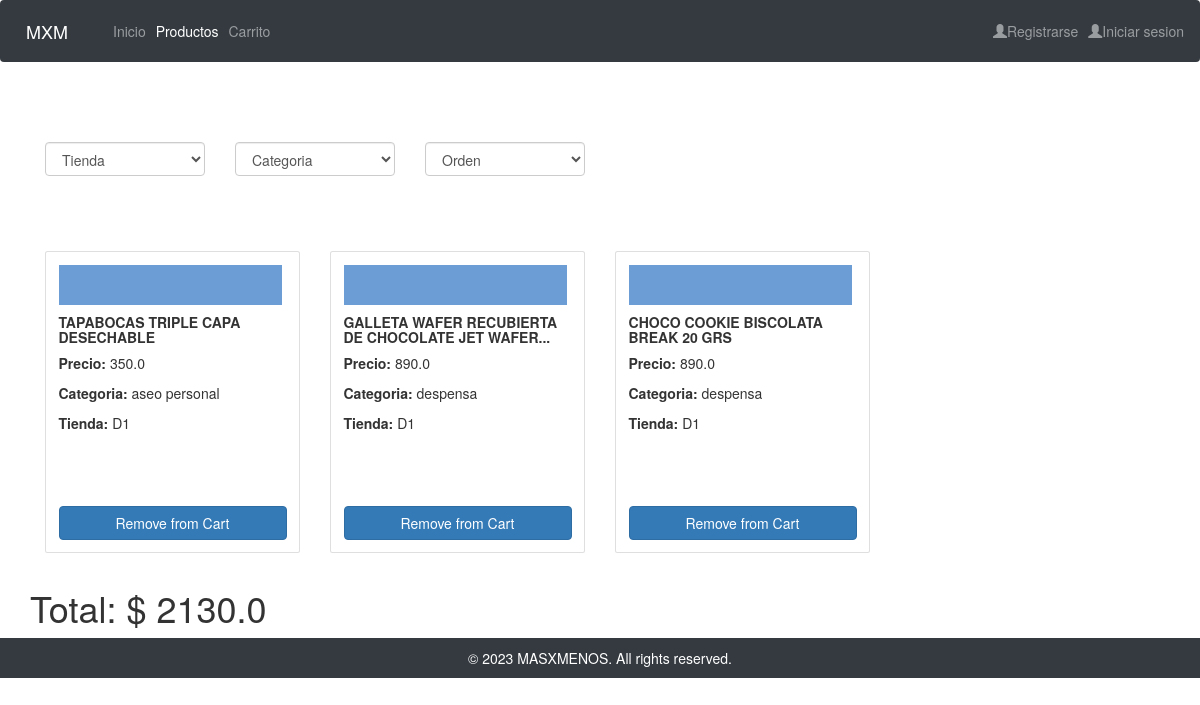
Page /catalog/carrito on the earlier database version.
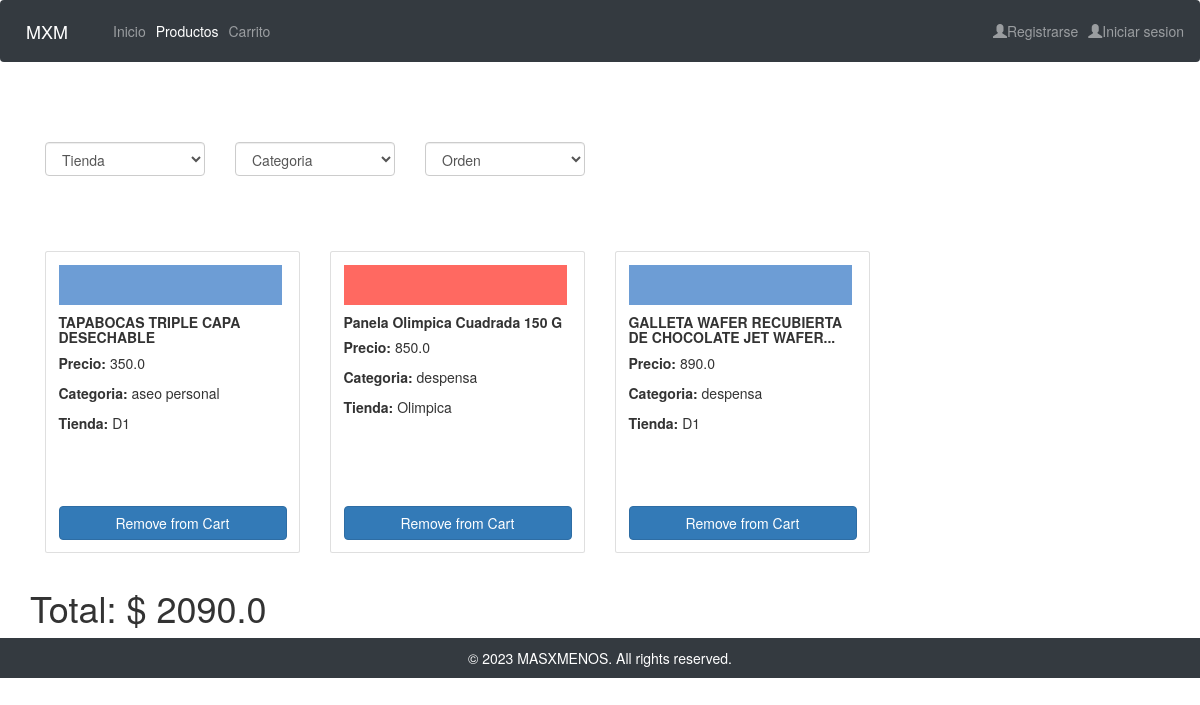
Same page on the later database version.
### catalog/models.py (models this page shows, shortened)
class Producto(models.Model):
    name = models.CharField(max_length=100)
    price = models.FloatField()
    store = models.ForeignKey('Tienda',on_delete=models.SET_NULL, null=True)
    cat = models.ForeignKey('Categoria',on_delete=models.SET_NULL, null=True)

class Tienda(models.Model):
    name = models.CharField(max_length=20)
    def __str__(self) -> str:
        return self.name

class Categoria(models.Model):
    name  = models.CharField(max_length=20)
    def __str__(self) -> str:
        return self.name

### catalog/views.py (the view)
# urls.py: path('carrito',views.carrito,name='carrito'),
def carrito(request):
    products = Producto.objects.all().order_by('price')[0:3]
    tiendas = Tienda.objects.all()
    cats = Categoria.objects.all()
    rows = [products[0:3]]
    total = 0
    for p in products:
        total += p.price
    context = {
        'stores':tiendas,
        'cats':cats,
        'products':products,
        'rows':rows,
        'total':total,
    }
    return render(request,'carrito.html',context=context)

### catalog/templates/carrito.html (shortened to what this page needs)
{% extends "main_template.html" %}
{% block content %}
    <link rel="stylesheet" href="https://maxcdn.bootstrapcdn.com/bootstrap/3.4.1/css/bootstrap.min.css">
    <link rel="stylesheet" href="https://cdnjs.cloudflare.com/ajax/libs/font-awesome/4.7.0/css/font-awesome.min.css">
    <p>&nbsp;</p>
    <p>&nbsp;</p>
    <div class="row">
      <div class="col-md-2">
          <select class="form-control">
              <option disabled selected>Tienda</option>
          </select>
      </div>
      <div class="col-md-2">
          <select class="form-control">
              <option disabled selected>Categoria</option>
          </select>
      </div>
      <div class="col-md-2">
          <select class="form-control">
              <option disabled selected>Orden</option>
          </select>
      </div>
  </div>
<p>&nbsp;</p>
<p>&nbsp;</p>
{% for row in rows %}
<div class="row">
    {% for product in row %}
    <div class="col-md-3 p-4">
        <div class="card product-card">
            <div class="card-body d-flex flex-column">
                <div class="{{product.store}}"></div>
                <h5 class="card-title"><strong>{{product.name}}</strong></h5>
                <p class="card-text"><strong>Precio:</strong> {{product.price}}</p>
                <p class="card-text"><strong>Categoria: </strong>{{product.cat}}</p>
                <p class="card-text"><strong>Tienda: </strong>{{product.store}}</p>
                <a href="#" class="btn btn-primary mt-auto">Remove from Cart</a>
            </div>
        </div>
    </div>
    {% endfor %}
</div>
{% endfor %}
<div class="row">
    <h1>Total: $ {{ total}}</h1>
</div>
{% endblock %}

Differences in the rows shown:
no longer on this page (row unchanged): Producto: name "CHOCO COOKIE BISCOLATA BREAK 20 GRS", price "890.0", cat "despensa", store "D1"
added Producto: name "Panela Olimpica Cuadrada 150 G", price "850.0", cat "despensa", store "Olimpica"
Other differences:
{{ total }}: "2130.0" → "2090.0"
